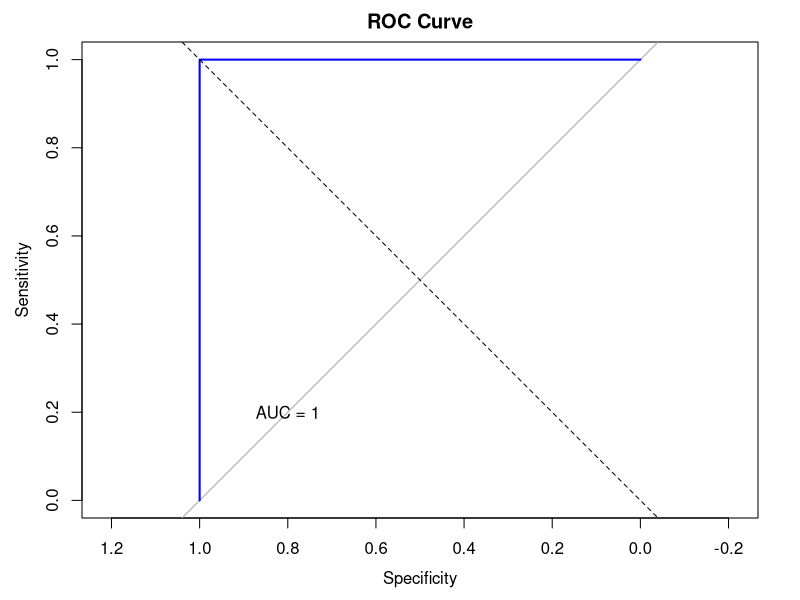

Write the R code that produced this figure.
# Load required libraries
library(caret)
library(pROC)

# Load the mtcars dataset
data(mtcars)

ncol(mtcars)
head(mtcars, 10)

# Convert the response variable (am) to a factor for logistic regression
mtcars$am <- factor(mtcars$am, levels = c(0, 1))

# Split the data into training and testing sets
set.seed(123)
index <- createDataPartition(mtcars$am, p = 0.7, list = FALSE)
training <- mtcars[index, ]
testing <- mtcars[-index, ]

# Build the logistic regression model
model <- glm(am ~ mpg + hp + wt, data = training, family = binomial)

# Predict probabilities on the testing set
probs <- predict(model, newdata = testing, type = "response")


# Check data dimensions and unique values
if (length(probs) != length(testing$am)) {
  stop("Length of probs and testing$am do not match.")
}

unique_probs <- unique(probs)
if (length(unique_probs) < 2) {
  warning("Insufficient unique probabilities for ROC curve.")
}

# Create ROC curve object
roc_obj <- roc(testing$am, probs)

# Plot the ROC curve
plot(roc_obj, main = "ROC Curve", col = "blue", lwd = 2)

# Add diagonal line
abline(a = 0, b = 1, lty = 2)

# Add AUC text
text(x = 0.8, y = 0.2, labels = paste("AUC =", round(auc(roc_obj), 3)))

